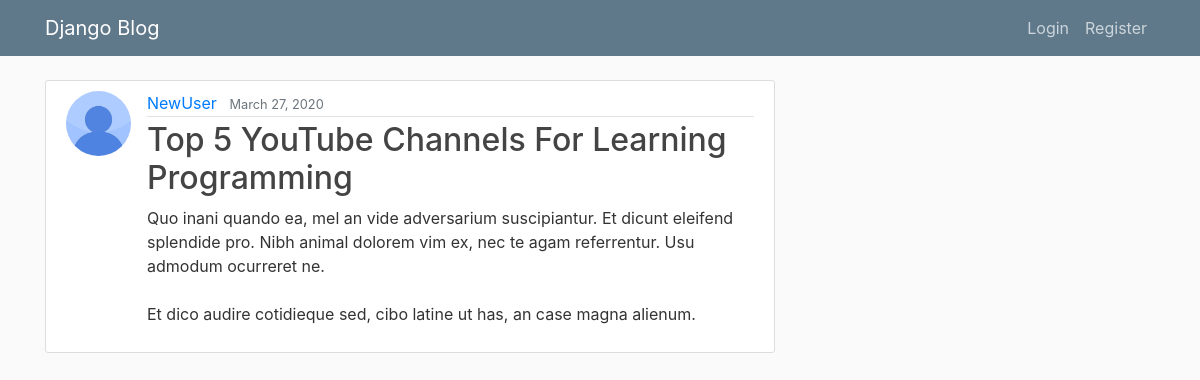
The page /post/29/ on the database its author committed.
### blog/models.py (models this page shows, shortened)
class Post(models.Model):
    title = models.CharField(max_length=100)
    content = models.TextField()
    date_posted = models.DateTimeField(default=timezone.now)
    author = models.ForeignKey(User, on_delete=models.CASCADE)

### users/models.py (models this page shows, shortened)
class Profile(models.Model):
    user = models.OneToOneField(User, on_delete=models.CASCADE)
    image = models.ImageField(default='default.jpg', upload_to='profile_pics')

### blog/views.py (the view)
# urls.py: path('post/<int:pk>/',PostDetailView.as_view(), name='post-detail'),
class PostDetailView(DetailView):
    model = Post

### blog/templates/blog/post_detail.html (shortened to what this page needs)
{% extends "blog/base.html" %}
{% block content %}
      <article class="media content-section">
        <img src="{{ object.author.profile.image.url }}" class="rounded-circle article-img">
        <div class="media-body">
          <div class="article-metadata">
            <a class="mr-2" href="{% url 'user-posts' object.author.username %}">{{ object.author }}</a>
            <small class="text-muted">{{ object.date_posted|date:"F d, Y" }}</small>
          </div>
          <h2>{{ object.title }}</h2>
          <p class="article-content">{{ object.content }}</p>
        </div>
      </article>
{% endblock content %}

### blog/static/blog/main.css (style rules this page uses)
body { background: #fafafa; color: #333333; margin-top: 5rem; }
h1, h2, h3, h4, h5, h6 { color: #444444; }
.content-section { background: #ffffff; padding: 10px 20px; border: 1px solid #dddddd; border-radius: 3px; margin-bottom: 20px; }
.article-content { white-space: pre-line; }
.article-img { height: 65px; width: 65px; margin-right: 16px; }
.article-metadata { padding-bottom: 1px; margin-bottom: 4px; border-bottom: 1px solid #e3e3e3 }

### rows shown on the page
Post: author.profile.image (placeholder picture), author "NewUser", date_posted "March 27, 2020", title "Top 5 YouTube Channels For Learning Programming", content "Quo inani quando ea, mel an vide adversarium suscipiantur. Et dicunt eleifend splendide pro. Nibh animal dolorem vim ex, nec te agam referrentur. Usu admodum ocurreret ne. Et dico audire cotidieque sed, cibo latine ut has, an case magna alienum."
